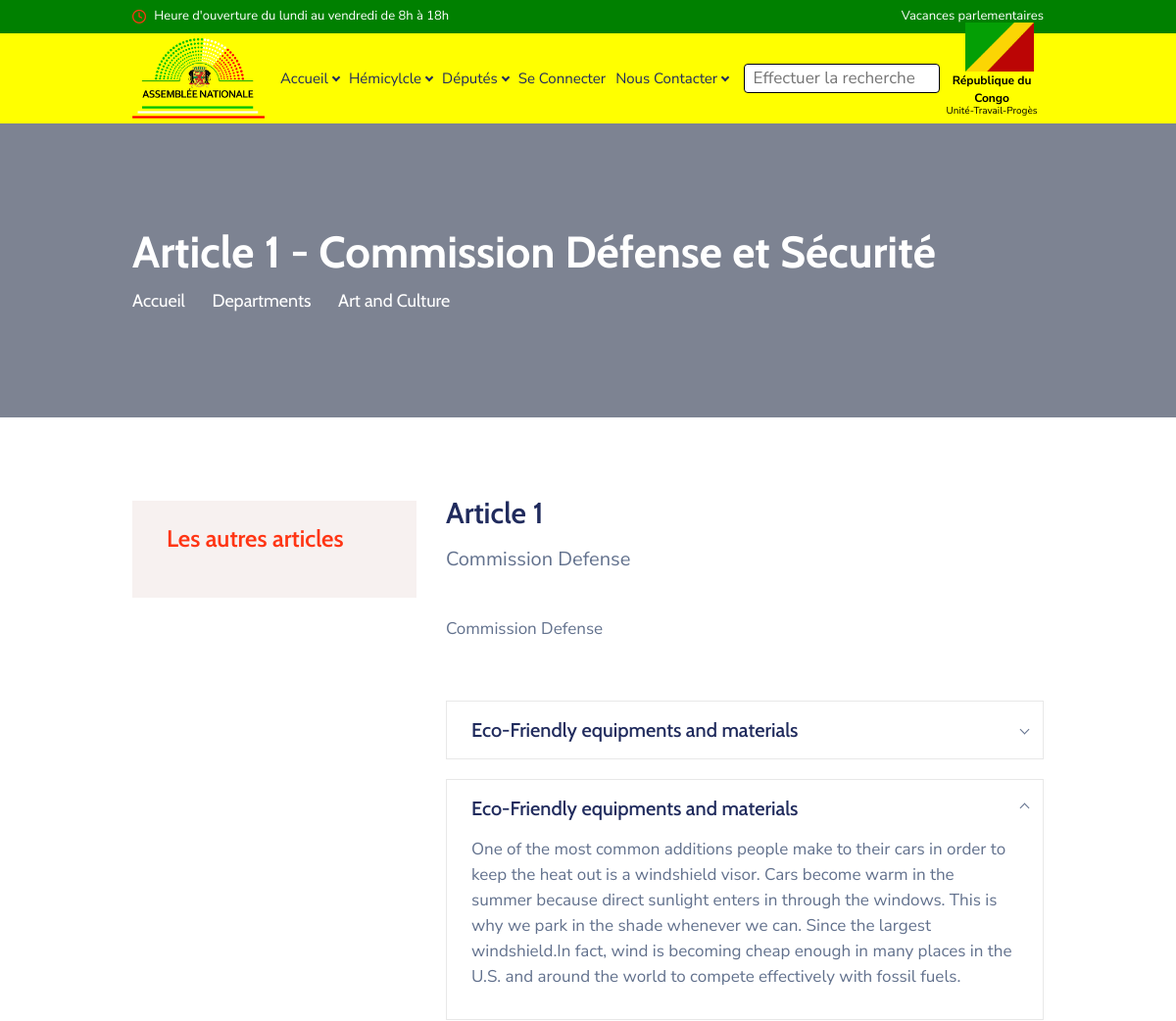
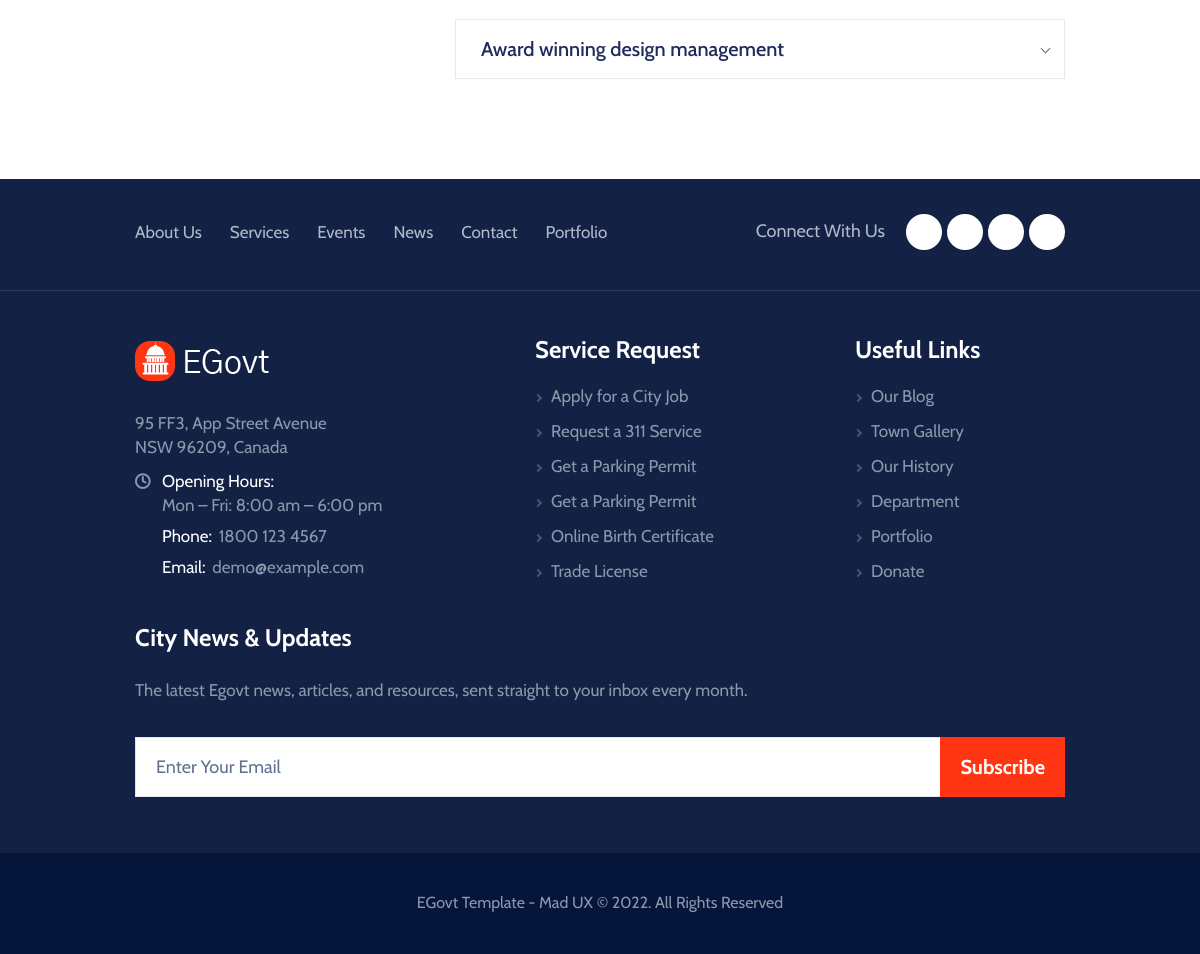
Page /article-details/5 on the committed database (2 pictures, top to bottom).
### web/models.py (models this page shows, shortened)
class Article(models.Model):
    titre = models.CharField(max_length=50, verbose_name="Titre de l'article", blank=False, null=False)
    description = models.TextField(verbose_name="Description de l'article", blank=False, null=False)
    categorie = models.ForeignKey(Categorie, on_delete=models.DO_NOTHING, null=True)
    created_at = models.DateTimeField(auto_now=True)
    updated_at = models.DateTimeField(auto_now=True)

class Categorie(models.Model):
    nom = models.CharField(max_length=255, blank=False, verbose_name="Nom de la categorie",null=False)
    icone = models.FileField(upload_to="commissions/icones/", blank=True, null=True, verbose_name="Icone de la categorie")

### web/views.py (the view)
# urls.py: path('article-details/<str:id>', views.article_details, name='article-details'),
def article_details(request, id):
    context = {}
    try:
        article = Article.objects.get(pk=id)
        categorie = Categorie.objects.get(pk=article.categorie.pk)
        articles = categorie.article_set.all()
        context = {
            'article': article,
            'articles': articles
        }
    except:
        messages.error(request, "L'article n'existe pas")
    return render(request, 'web/article_details.html', context)

### web/templates/web/article_details.html (shortened to what this page needs)
{% extends 'web/base.html' %}
{% block content %}
<main>
    <header class="pageMainHead d-flex position-relative bgCover w-100 text-white" style="background-image: url(http://placehold.it/1920x300);">
        <div class="alignHolder d-flex w-100 align-items-center">
            <div class="align w-100 position-relative">
                <div class="container">
                    <h1 class="text-white mb-2">{{article.titre}} - {{article.categorie.nom}}</h1>
                    <nav aria-label="breadcrumb">
                        <ol class="breadcrumb breadcrWhite rounded-0 border-0 p-0 fontAlter mb-0">
                            <li class="breadcrumb-item"><a href="home.html">Accueil</a></li>
                            <li class="breadcrumb-item"><a href="departments.html">Departments</a></li>
                            <li class="breadcrumb-item active" aria-current="page">Art and Culture</li>
                        </ol>
                    </nav>
                </div>
            </div>
        </div>
    </header>
    <article class="dsSingleContent pt-7 pb-2 pt-md-10 pb-md-1 pt-lg-16 pb-lg-10 pt-xl-21 pb-xl-16">
        <div class="container">
            <div class="row">
                <div class="col-12 col-lg-8 col-xl-9 order-lg-2 mb-6">
                    <div class="pl-xl-14">
                        <header class="fzMedium mb-9">
                            <h2 class="fwSemiBold h2vii">{{article.titre}}</h2>
                            <p>{{article.description}}</p>
                        </header>
                        <div class="overflow-hidden mb-3 mb-lg-7">
                            <p>{{article.description}}</p>
                        </div>
                        <div class="accordion ctAccordion" id="ctdepartsAccordion">
                            <div class="ctaccRow mb-4">
                                <div class="ctaccOpener">
                                    <a class="fontAlter fwMedium" href="#ctr1" data-toggle="collapse" aria-expanded="false" aria-controls="ctr1">Eco-Friendly equipments and materials</a>
                                </div>
                            </div>
                            <div class="ctaccRow mb-4">
                                <div class="ctaccOpener">
                                    <a class="fontAlter fwMedium" href="#ctr2" data-toggle="collapse" aria-expanded="true" aria-controls="ctr2">Eco-Friendly equipments and materials</a>
                                </div>
                                <div class="collapse show ctaccSlide" id="ctr2" data-parent="#ctdepartsAccordion">
                                    <div class="overflow-hidden px-5 pb-1">
                                        <p>One of the most common additions people make to their cars in order to keep the heat out is a windshield visor. Cars become warm in the summer because direct sunlight enters in through the windows. This is why we park in the shade whenever we can. Since the largest windshield.In fact, wind is becoming cheap enough in many places in the U.S. and around the world to compete effectively with fossil fuels.</p>
                                    </div>
                                </div>
                            </div>
                            <div class="ctaccRow mb-4">
                                <div class="ctaccOpener">
                                    <a class="fontAlter fwMedium" href="#ctr3" data-toggle="collapse" aria-expanded="false" aria-controls="ctr3">Award winning design management</a>
                                </div>
                            </div>
                        </div>
                    </div>
                </div>
                <div class="col-12 col-lg-4 col-xl-3 order-lg-1 mb-6">
                    <aside class="dscSidebar pt-1 mr-xl-n5">
                        <nav class="widget mb-6 mb-lg-10 widgetDepartsNav widgetBgLight py-5 px-6">
                            <h3 class="fwSemiBold mb-4">
                                Les autres articles
                            </h3>
                        </nav>
                    </aside>
                </div>
            </div>
        </div>
    </article>
</main>
{% endblock content %}

### static/web/css/colors.css (style rules this page uses)
.btnTheme.btnNoOver:hover, .btnTheme::before, .btnLink, .form-group .req, .hdScheduleList .icn, .mainNavigation.navbar-nav .nav-item.active .nav-link, .mainNavigation.navbar-nav .nav-link:hover, .mainNavigation.navbar-nav .nav-link:focus, .mainNavigation.navbar-nav .nav-link:active, .mainNavigation .ddohOpener:hover > .nav-link, .hdSearchOpener:hover, .fflColumn .icnWrap, .cfbFeatList .icnWrap, .erLinksList > li > a:hover, .egdColumn:hover .icnWrap, .dcsColumn .icnWrap, .coDefaultList > li::before, .drItemRow .btnDownload, .widgetDepartsNav li.active > a, .widgetFiltersNav li.active > a, .widgetDepartsNav li a:hover, .widgetFiltersNav li a:hover, .prtColumn .icnWrap, .euTitle, .tlTimeTitle, .adminCountsList .textLarge, .helpAsideBlock .habTitle, .gbfColumn .icnWrap, .uecTime .textLarge, .widgetUpcoming .icn, .widgetTags a:hover, .widgetTags a.current, .tagList a:hover, .tagList a.current, .pnnPaginList li > a, .newsClassicColumn .icnTheme, .btnYouPlay:hover, .customCheckboxLabel .cuFakeLabel::after, .reviewSubmissionForm .req, .ratingStarList li a:hover, .ratingStarList li.active, .ratingStarList li.active a, .sdbWDescription .ratingStarList li.active, .quantity .quantity-button:hover, .cartTable .quantity .quantity-button:hover, .clientQuote q::before, .thanksForSupportingBlock .habTitle, .ourPromiseBlock .habTitle, .sectionWrap .habTitle, .callLink:hover, .callLink .icn, .clientQuoteii::after, .govServiceCol .icnWrap, #myTab .tablink.active, #myTab .tablink:hover, .causeSingle .icnTheme, .newsSingleWrap .icnTheme, .newsSingleWrap .tagList a.active, .widget h3, .widget .h3 { color: #ff3514; }

### static/web/css/responsive.css (style rules this page uses)
@media (min-width: 768px) { h1, .h1 { font-size: 2.5rem; } }
@media (min-width: 768px) { h2, .h2 { font-size: 2rem; } }
@media (min-width: 768px) { .pageMainHead { min-height: 230px; } }
@media (min-width: 768px) { .breadcrumb { font-size: 1.125rem; } }
@media (min-width: 768px) { .breadcrumb-item + .breadcrumb-item:before { margin-top: .4rem; } }
@media (min-width: 992px) { h1, .h1 { font-size: 2.8125rem; } }
@media (min-width: 992px) { h2, .h2 { font-size: 2.25rem; } }
@media (min-width: 992px) { .h2vii { font-size: 30px; } }
@media (min-width: 992px) { .pageMainHead { min-height: 300px; } }

### rows in the picture
Article: titre "Article 1", categorie.nom "Commission Défense et Sécurité", description "Commission Defense"
